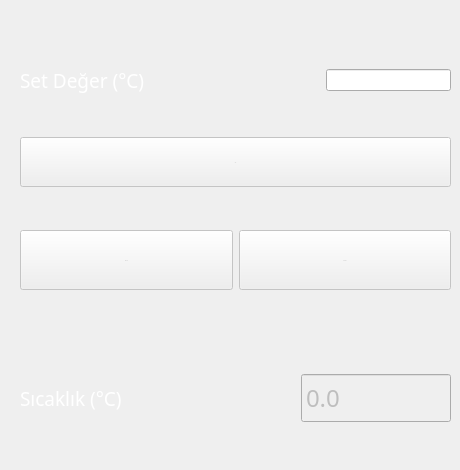
        <widget class="QWidget" name="pFixMode">
         <widget class="QWidget" name="layoutWidget">
          <property name="geometry">
           <rect>
            <x>20</x>
            <y>30</y>
            <width>431</width>
            <height>431</height>
           </rect>
          </property>
          <layout class="QVBoxLayout" name="verticalLayout">
           <item>
            <layout class="QHBoxLayout" name="horizontalLayout_4" stretch="20,0">
             <item>
              <widget class="QLabel" name="laSetTempValue">
               <property name="sizePolicy">
                <sizepolicy hsizetype="Minimum" vsizetype="Minimum">
                 <horstretch>0</horstretch>
                 <verstretch>0</verstretch>
                </sizepolicy>
               </property>
               <property name="maximumSize">
                <size>
                 <width>300</width>
                 <height>300</height>
                </size>
               </property>
               <property name="font">
                <font>
                 <family>Gill Sans MT</family>
                 <pointsize>14</pointsize>
                 <weight>9</weight>
                 <italic>false</italic>
                 <bold>false</bold>
                </font>
               </property>
               <property name="styleSheet">
                <string notr="true">QLabel{
color : #fff;
font: 75 14pt &quot;Gill Sans MT&quot;;
}</string>
               </property>
               <property name="text">
                <string>Set Değer (°C)</string>
               </property>
              </widget>
             </item>
             <item>
              <widget class="QLineEdit" name="leFixTempValue"/>
             </item>
            </layout>
           </item>
           <item>
            <widget class="QPushButton" name="bTemperatureSet">
             <property name="enabled">
              <bool>false</bool>
             </property>
             <property name="minimumSize">
              <size>
               <width>94</width>
               <height>50</height>
              </size>
             </property>
             <property name="font">
              <font>
               <family>Gill Sans MT</family>
               <pointsize>-1</pointsize>
              </font>
             </property>
             <property name="styleSheet">
              <string notr="true">/*QPushButton {
color: #fff;
font-family: &quot;Gill Sans MT&quot;;
font-size: 21px;
border: 2px solid #c3fcf1;
border-radius: 11px;
padding: 5px;
background: qradialgradient(cx: 0.3, cy: -0.6,
fx: 0.3, fy: -0.4,
radius: 1.35, stop: 0 #65BAAB, stop: 1 #0E62A0);
min-width: 80px;
}
QPushButton:hover {
background: qradialgradient(cx: 0.3, cy: -0.4,
fx: 0.3, fy: -0.4,
radius: 1.35, stop: 0 #65BAAB, stop: 1 #0E62A0);
}
QPushButton:pressed {
background: qradialgradient(cx: 0.4, cy: -0.1,
fx: 0.4, fy: -0.1,
radius: 1.35, stop: 0 #65BAAB, stop: 1 #ddd);
}
QPushButton:disabled {
color: #888;
background: qradialgradient(cx: 0.4, cy: -0.1,
fx: 0.4, fy: -0.1,
radius: 1.35, stop: 0 #65BAAB, stop: 1 #ddd);
}</string>
             </property>
             <property name="text">
              <string>Set</string>
             </property>
             <property name="iconSize">
              <size>
               <width>24</width>
               <height>15</height>
              </size>
             </property>
            </widget>
           </item>
           <item>
            <layout class="QHBoxLayout" name="horizontalLayout_3">
             <item>
              <widget class="QPushButton" name="bSetTemperatureStart">
               <property name="enabled">
                <bool>false</bool>
               </property>
               <property name="minimumSize">
                <size>
                 <width>94</width>
                 <height>60</height>
                </size>
               </property>
               <property name="font">
                <font>
                 <family>Gill Sans MT</family>
                 <pointsize>-1</pointsize>
                </font>
               </property>
               <property name="styleSheet">
                <string notr="true">/*QPushButton {
color: #fff;
font-family: &quot;Gill Sans MT&quot;;
font-size: 21px;
border: 2px solid #c3fcf1;
border-radius: 11px;
padding: 5px;
background: qradialgradient(cx: 0.3, cy: -0.6,
fx: 0.3, fy: -0.4,
radius: 1.35, stop: 0 #65BAAB, stop: 1 #0E62A0);
min-width: 80px;
}
QPushButton:hover {
background: qradialgradient(cx: 0.3, cy: -0.4,
fx: 0.3, fy: -0.4,
radius: 1.35, stop: 0 #65BAAB, stop: 1 #0E62A0);
}
QPushButton:pressed {
background: qradialgradient(cx: 0.4, cy: -0.1,
fx: 0.4, fy: -0.1,
radius: 1.35, stop: 0 #65BAAB, stop: 1 #ddd);
}
QPushButton:disabled {
color: #888;
background: qradialgradient(cx: 0.4, cy: -0.1,
fx: 0.4, fy: -0.1,
radius: 1.35, stop: 0 #65BAAB, stop: 1 #ddd);
}</string>
               </property>
               <property name="text">
                <string>Başlat</string>
               </property>
               <property name="iconSize">
                <size>
                 <width>24</width>
                 <height>15</height>
                </size>
               </property>
              </widget>
             </item>
             <item>
              <widget class="QPushButton" name="bSetTemperatureStop">
               <property name="enabled">
                <bool>false</bool>
               </property>
               <property name="minimumSize">
                <size>
                 <width>94</width>
                 <height>60</height>
                </size>
               </property>
               <property name="font">
                <font>
                 <family>Gill Sans MT</family>
                 <pointsize>-1</pointsize>
                </font>
               </property>
               <property name="styleSheet">
                <string notr="true">/*QPushButton {
color: #fff;
font-family: &quot;Gill Sans MT&quot;;
font-size: 21px;
border: 2px solid #c3fcf1;
border-radius: 11px;
padding: 5px;
background: qradialgradient(cx: 0.3, cy: -0.6,
fx: 0.3, fy: -0.4,
radius: 1.35, stop: 0 #65BAAB, stop: 1 #0E62A0);
min-width: 80px;
}
QPushButton:hover {
background: qradialgradient(cx: 0.3, cy: -0.4,
fx: 0.3, fy: -0.4,
radius: 1.35, stop: 0 #65BAAB, stop: 1 #0E62A0);
}
QPushButton:pressed {
background: qradialgradient(cx: 0.4, cy: -0.1,
fx: 0.4, fy: -0.1,
radius: 1.35, stop: 0 #65BAAB, stop: 1 #ddd);
}
QPushButton:disabled {
color: #888;
background: qradialgradient(cx: 0.4, cy: -0.1,
fx: 0.4, fy: -0.1,
radius: 1.35, stop: 0 #65BAAB, stop: 1 #ddd);
}</string>
               </property>
               <property name="text">
                <string>Durdur</string>
               </property>
               <property name="iconSize">
                <size>
                 <width>24</width>
                 <height>15</height>
                </size>
               </property>
              </widget>
             </item>
            </layout>
           </item>
           <item>
            <spacer name="verticalSpacer_2">
             <property name="orientation">
              <enum>Qt::Vertical</enum>
             </property>
             <property name="sizeType">
              <enum>QSizePolicy::Minimum</enum>
             </property>
             <property name="sizeHint" stdset="0">
              <size>
               <width>20</width>
               <height>40</height>
              </size>
             </property>
            </spacer>
           </item>
           <item>
            <layout class="QHBoxLayout" name="horizontalLayout_52">
             <item>
              <widget class="QLabel" name="label_39">
               <property name="font">
                <font>
                 <family>Gill Sans MT</family>
                 <pointsize>14</pointsize>
                 <weight>9</weight>
                 <italic>false</italic>
                 <bold>false</bold>
                </font>
               </property>
               <property name="styleSheet">
                <string notr="true">QLabel{
color : #fff;
font: 75 14pt &quot;Gill Sans MT&quot;;
}</string>
               </property>
               <property name="text">
                <string>Sıcaklık (°C)</string>
               </property>
              </widget>
             </item>
             <item>
              <spacer name="horizontalSpacer_36">
               <property name="orientation">
                <enum>Qt::Horizontal</enum>
               </property>
               <property name="sizeHint" stdset="0">
                <size>
                 <width>40</width>
                 <height>20</height>
                </size>
               </property>
              </spacer>
             </item>
             <item>
              <widget class="QDoubleSpinBox" name="dsbSetTempCabinAvrTemp">
               <property name="enabled">
                <bool>false</bool>
               </property>
               <property name="minimumSize">
                <size>
                 <width>150</width>
                 <height>50</height>
                </size>
               </property>
               <property name="font">
                <font>
                 <family>Gill Sans MT</family>
                 <pointsize>18</pointsize>
                 <weight>9</weight>
                 <italic>false</italic>
                 <bold>false</bold>
                </font>
               </property>
               <property name="readOnly">
                <bool>true</bool>
               </property>
               <property name="buttonSymbols">
                <enum>QAbstractSpinBox::NoButtons</enum>
               </property>
               <property name="decimals">
                <number>1</number>
               </property>
               <property name="minimum">
                <double>-50.000000000000000</double>
               </property>
               <property name="maximum">
                <double>250.000000000000000</double>
               </property>
               <property name="singleStep">
                <double>0.100000000000000</double>
               </property>
              </widget>
             </item>
            </layout>
           </item>
          </layout>
         </widget>
        </widget>
